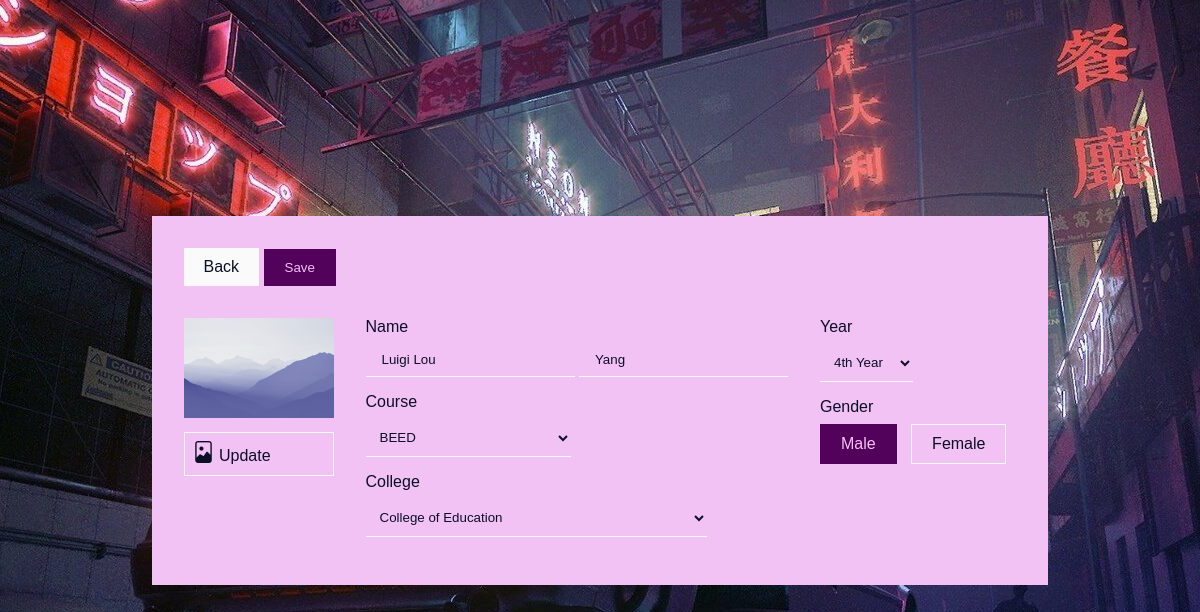
The page /studentEdit.php?id=6 (signed in) on the database its author committed.
### tables this page shows
CREATE TABLE `student` (
  `id` int NOT NULL,
  `displayId` varchar(12) NOT NULL,
  `firstName` varchar(64) NOT NULL,
  `lastName` varchar(64) NOT NULL,
  `course` varchar(64) NOT NULL,
  `college` varchar(64) NOT NULL,
  `year` varchar(16) DEFAULT NULL,
  `gender` varchar(10) NOT NULL,
  `studentImg` varchar(128) NOT NULL
);

### studentEdit.php (the view, shortened to what this page needs)
<?php
include("server.php");
?>
<!DOCTYPE html>
<html lang="en">
<head>
    <link rel="stylesheet" href="https://cdn.jsdelivr.net/npm/bootstrap-icons@1.9.1/font/bootstrap-icons.css">
    <link href="assets/css/style.css" rel="stylesheet" />
</head>
<body>
    <main>
        <?php
            $id = $_GET['id'];
            $query = "SELECT * FROM student WHERE id = $id";
            $result = mysqli_query($db, $query);
            $row = mysqli_fetch_assoc($result);
        ?>
        <form method="post" action="" enctype="multipart/form-data">
            <a href="javascript:history.back()" class="back-btn">Back</a>
            <button type="submit" name="editStudent" class="submit-btn">Save</button>
            <div class="row">
                <div class="col-img">
                    <div class="img-container">
                        <img src="images/<?php echo $row['studentImg'] ?>" class="student-img">
                        <label class="file-upload">
                            <i class="bi bi-file-image"></i>
                            <span id="file-selected">Update</span>
                        </label>
                    </div>
                </div>
                <div class="col-center">
                    <label for="">Name</label>
                    <input type="text" name="firstName" placeholder="First Name" value="<?php echo $row['firstName'] ?>">
                    <input type="text" name="lastName" placeholder="Last Name"  value="<?php echo $row['lastName'] ?>">
                    <label for="course">Course</label>
                    <select name="course">
                        <?php
                        $selectedCourse = $row['course'];
                        $queryCourse = "SELECT * FROM course";
                        $result = mysqli_query($db, $queryCourse);
                        while ($rowCourse = mysqli_fetch_assoc($result)) {
                            $course = $rowCourse['courseCode'];
                            $selector = "null";
                            if ($course == $selectedCourse) {
                                $selector = "selected";
                            }
                            echo "<option value='$course' $selector>$course</option>";
                        }
                        ?>
                    </select>
                    <label for="college">College</label>
                    <select name="college">
                        <?php
                        $selectedCollege = $row['college'];
                        $queryCollege = "SELECT * FROM college";
                        $result = mysqli_query($db, $queryCollege);
                        while ($rowCollege = mysqli_fetch_assoc($result)) {
                            $college = $rowCollege['collegeName'];
                            $selector = "null";
                            if ($college == $selectedCollege) {
                                $selector = "selected";
                            }
                            echo "<option value='$college' $selector>$college</option>";
                        }
                        ?>
                    </select>
                </div>
                <div class="col-right">
                    <label for="year">Year</label>
                    <select name="year">
                    <?php
                        $selectedYear = $row['year'];
                        $queryYear = "SELECT * FROM year";
                        $result = mysqli_query($db, $queryYear);
                        while ($rowYear = mysqli_fetch_assoc($result)) {
                            $year = $rowYear['year'];
                            $selector = "null";
                            if ($year == $selectedYear) {
                                $selector = "selected";
                            }
                            echo "<option value='$year' $selector>$year</option>";
                        }
                        ?>
                    </select>
                    <label for="gender">Gender</label>
                    <div class="radio-btns">
                        <label for="male">Male</label>
                        <label for="female">Female</label>
                    </div>
                </div>
            </div>
        </form>
    </main>
</body>
</html>

### style.css (style rules this page uses)
* { box-sizing: border-box; }
:root { --primary-color: #0A0F26; --off-color: #fafafa; --fade-color: rgba(223, 223, 223, 0.08); --base-color: #f3c2f5; --secondary-color: #53025b; }
* { font-family: 'Rubik', sans-serif; font-weight: 400; color: var(--primary-color); }
a { text-decoration: none; position: relative; }
body { background-image: url('../img/bg.jpg'); background-repeat: no-repeat; background-attachment: fixed; background-position: center; height: 100vh; margin: 0; overflow: hidden; display: flex; align-items: center; justify-content: center; }
main { background-color: var(--base-color); padding: 2rem; }
.back-btn { background-color: var(--off-color); color: var(--primary-color); display: inline-block; width: fit-content; padding: 10px 20px; margin-bottom: 1rem; transition: 300ms; }
.img-container { width: fit-content; }
.img-container img { width: 150px; }
label { display: block; margin-bottom: 0.5rem; }
.file-upload { border: 1px solid var(--off-color); width: 150px; overflow: hidden; cursor: pointer; padding: 0.5rem; margin-top: 10px; }
.file-upload i { font-size: 22px; }
select { background-color: transparent; display: block; height: fit-content; padding: 10px; outline: 0; border: 0; border-bottom: 1px solid var(--off-color); cursor: pointer; }
select option { text-transform: uppercase; }
input, select { margin-bottom: 1rem; }
input[type="text"] { height: 2rem; width: fit-content; padding: 1rem; outline: 0; border: 0; border-bottom: 1px solid var(--off-color); background-color: transparent; }
.radio-btns label { border: 1px solid var(--off-color); padding: 10px 20px; margin-right: 10px; display: inline-block; cursor: pointer; }
.radio-btns input[type="radio"]:checked+label { color: var(--base-color); border: 1px solid var(--secondary-color); background-color: var(--secondary-color); }
.submit-btn { background-color: var(--secondary-color); color: var(--base-color); display: inline-block; width: fit-content; cursor: pointer; border: 1px solid var(--secondary-color); padding: 10px 20px; margin-bottom: 1rem; transition: 300ms; }
.row { display: flex; margin: auto; margin-top: 1rem; }
.col-img, .col-center { margin-right: 2rem; }

### rows shown on the page
student: studentImg (picture), firstName "Luigi Lou", lastName "Yang"

### other values the page prints
form field course "BEED"
form field college "College of Education"
form field year "4th Year"
